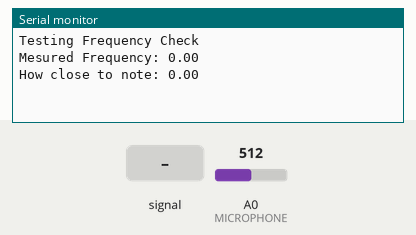
Recording of a sketch running on a simulated Arduino Uno, built with avr-gcc and run on an emulated ATmega328P. Parts: the last lines printed to the serial monitor. The inputs (shaded band) are chosen by the test bench; at power-on: A0 (MICROPHONE) = 512.

Above: at 1.2 s.
1.3 s: A0 (MICROPHONE) fed a 200 Hz sine of ±81 counts around its level
At 2.4 s:
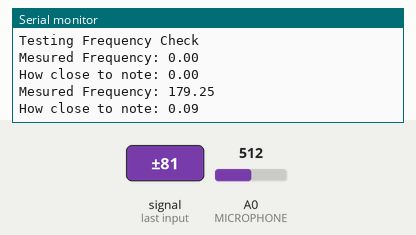
2.8 s: A0 (MICROPHONE) fed a 1000 Hz sine of ±255 counts around its level
At 4.8 s:
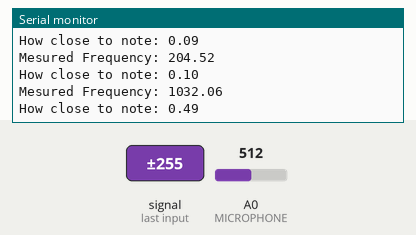
Timing chart, 0 to 6.3 s (numbered marks = the images above; inputs shaded):
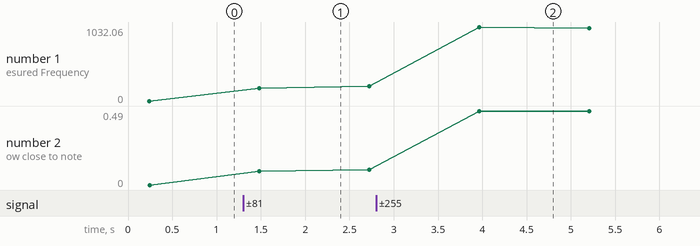

Measured:
- after the input at 1.3 s, the serial monitor: prints a new line after 0.18 s (image 1)
- after the input at 2.8 s, the serial monitor: prints a new line after 1.2 s (image 2)
- plotted number 1: 0 → 204.52 after the input at 1.3 s, 204.52 → 1014.48 after the input at 2.8 s
- plotted number 2: 0 → 0.1 after the input at 1.3 s, 0.1 → 0.48 after the input at 2.8 s

The sketch:

micTest.ino
```cpp
#include <Arduino.h>
#include <arduinoFFT.h>
#include <Wire.h>

#define A3 220
#define SAMPLES 128
#define SAMPLING_FREQUENCY 2048
#define SERIAL_RATE 115200
#define SIG_PIN 0

#define MICROPHONE 14

arduinoFFT FFT = arduinoFFT();
unsigned int samplingPeriod;
unsigned long microSeconds;
double vReal[SAMPLES]; //creates vector/array of size SAMPLES to hold real values
double vImag[SAMPLES];

void setup() {
    Serial.begin(SERIAL_RATE);
    Serial.println("Testing Frequency Check");//Testing
    samplingPeriod = round(1000000*(1.0/SAMPLING_FREQUENCY));
}

void loop(){
    for(int i = 0; i<SAMPLES; i++){
    microSeconds = micros();   //Returns the amound of micro seconds sense the arduino boatd stated to run
    vReal[i] = analogRead(MICROPHONE);  //Reads the value from analog pin 14 (A0), quantize it and save it as a real term.
    vImag[i] = 0; //Makes imaginary term 0 always
    while(micros() < (microSeconds+samplingPeriod)){
      //do nothing----THiNK ABOUT LATER
    }
  }
  //THESE three lines of code are completing the FFT calculations for us
  FFT.Windowing(vReal, SAMPLES, FFT_WIN_TYP_HAMMING, FFT_FORWARD);
  FFT.Compute(vReal, vImag, SAMPLES, FFT_FORWARD);
  FFT.ComplexToMagnitude(vReal, vImag, SAMPLES);

 // Find prak frequency and print peak
  double peak = FFT.MajorPeak(vReal, SAMPLES, SAMPLING_FREQUENCY);
  Serial.print("Mesured Frequency: ");
  Serial.println(peak);
  double howClose= peak/2093;

  Serial.print("How close to note: ");
  Serial.println(howClose);
  delay(1000);
}
```
